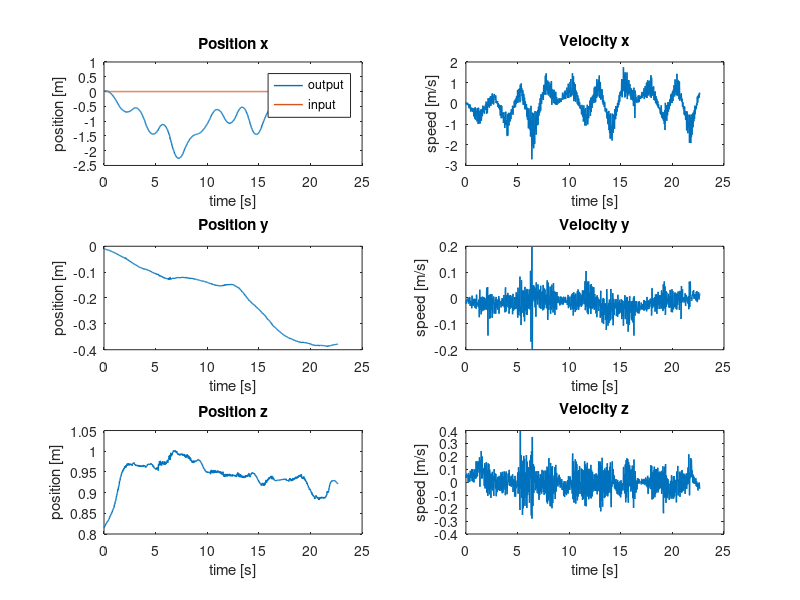
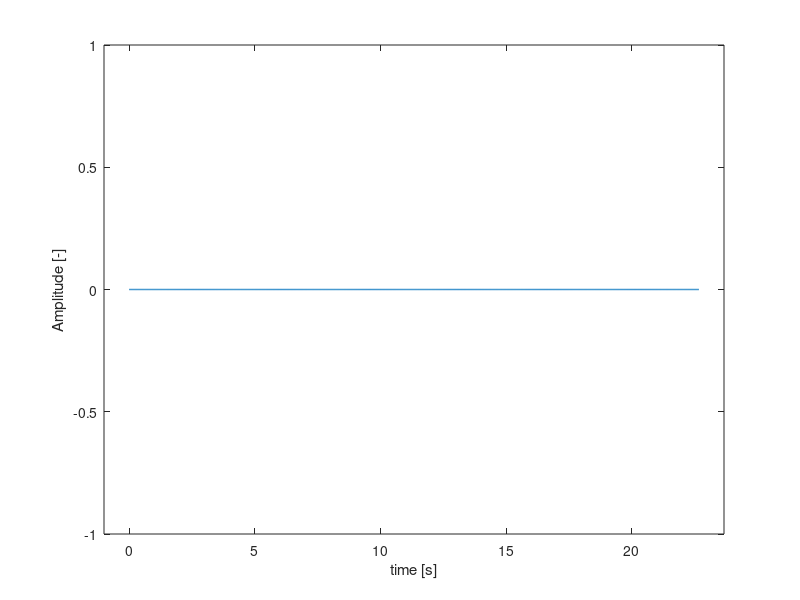
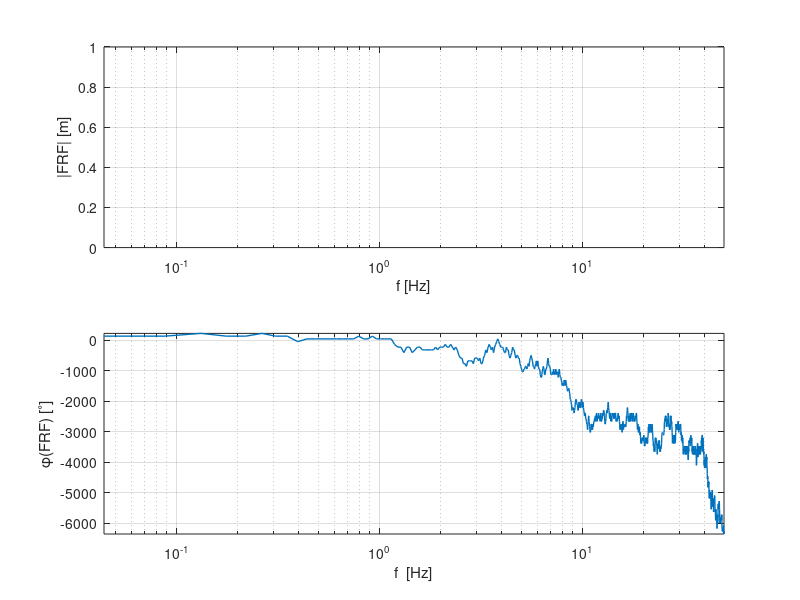
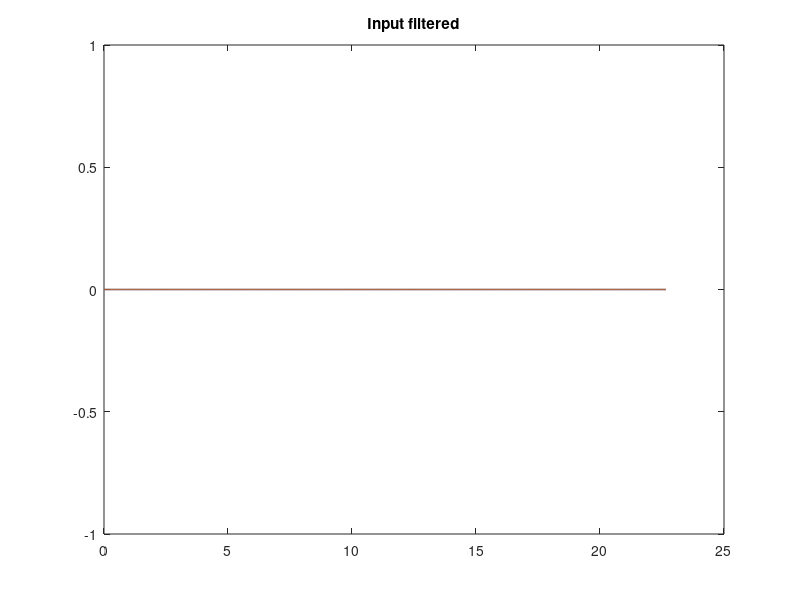

The MATLAB source for these figures, in order: (Note: this script raises an error after producing the figures.)
%%% Parameter estimation %%%
% zie ook 'test.m' !
clear all
close all

%% Load data from .mat-file

load angle_identification_x


%% Extract some signals from the data

set(0, 'DefaultLineLineWidth', 1);


% Cutoff useful data
% first_index = find(input~=0, 1);
input = input(1:end-10)';
output_x = output_x(1:end-10)';
output_y = output_y(1:end-10)';
output_z = output_z(1:end-10)';

dt = 0.02;
time = (0:dt:(length(input)-1)*dt)';

% Differentiation of x-, y-, z-position
% dt = sample time (gradient assumes timestep 1)
velocity_x = gradient(output_x)/dt;
velocity_y = gradient(output_y)/dt;
velocity_z = gradient(output_z)/dt;

% Do some plotting of the measurement data 
figure('Name','Output Measurements')
subplot(321), plot(time, output_x, time, input), title('Position x'), xlabel('time [s]'), ylabel('position [m]'), legend('output','input')
subplot(322), plot(time, velocity_x), title('Velocity x'), xlabel('time [s]'), ylabel('speed [m/s]')

subplot(323), plot(time, output_y), title('Position y'), xlabel('time [s]'), ylabel('position [m]')
subplot(324), plot(time, velocity_y), title('Velocity y'), xlabel('time [s]'), ylabel('speed [m/s]')

subplot(325), plot(time, output_z), title('Position z'), xlabel('time [s]'), ylabel('position [m]')
subplot(326), plot(time, velocity_z), title('Velocity z'), xlabel('time [s]'), ylabel('speed [m/s]')

% Input signal
figure('Name', 'Input signal')
plot(time, input)
xlabel('time [s]')
ylabel('Amplitude [-]')
axis([time(1)-1 time(end)+1 -1 1])


%% Frequency domain
Ts = dt;
fs = 1/dt;
N = length(velocity_x);
t = [0:N-1]'*Ts;
N = numel(input);
f = [0:N-1]'*(fs/N);

input_f = fft(input);
output_x_f = fft(output_x);
output_y_f = fft(output_y);
velocity_x_f = fft(velocity_x);
velocity_y_f = fft(velocity_y);

%indices = (nop+1):nop:(numel(f)/2); % alle 0 waarden er uit halen zodat niet delen door 0?
%f = f(indices);
%input_f = input_f(indices);
%velocity_x_f = velocity_x_f(indices);
%velocity_y_f = velocity_y_f(indices);

FRF = velocity_x_f./input_f;

figure('Name', 'Empirical transfer function freq response'),subplot(2,1,1),semilogx(f, 20*log10(abs(FRF)), 'LineWidth', 1)
axis tight
grid on
xlabel('f [Hz]')
xlim([f(1) f(end)])
ylabel('|FRF| [m]')
subplot(2,1,2),semilogx(f, 180/pi*unwrap(angle(FRF)), 'LineWidth', 1)
grid on
axis tight
xlabel('f  [Hz]')
ylabel('\phi(FRF) [^\circ]')
xlim([f(1) f(end)])


%% Choose a cutoff frequency for Butterworth filtering
f0 = 0.5; % crossover frequency
fc = 5*f0; % cutoff frequency
fcn = fc/(fs/2); % normalized cutoff frequency


%% Filtering of the in- and output data using Butterworth filter
[B, A] = butter(3,fcn); % order must be higher than order of system, 
                             % adjust cut-off frquency to be higher than highest eigenfrequency of the system

% input filtering                           
input_filt = filter(B,A,input);
% output filtering
velocity_x_filt = filter(B,A,velocity_x);
velocity_y_filt = filter(B,A,velocity_y);

figure('Name','filtered input')
plot(t,input,t,input_filt),title('Input filtered')

figure('Name','filtered output measurement')
subplot(211), plot(time, velocity_x, time, velocity_x_filt),title('v_{x,filt}')
subplot(212), plot(time, velocity_y, time, velocity_y_filt),title('v_{y,filt}')

%% Least squares solution for approximation of the parameters in the system
% Without filtering
% 2nd order proper
% y[k] = -a1*y[k-1]-a0*y[k-2]+b2*u[k]+b1*u[k-1]+b0*u[k-2]
y = velocity_x(3:end);
Phi = [-velocity_x(2:end-1), -velocity_x(1:end-2), input(3:end), input(2:end-1), input(1:end-2)];
theta = Phi\y;

B1 = [theta(3), theta(4), theta(5)];
A1 = [1, theta(1) theta(2)];

sys_d1 = tf(B1, A1, Ts);

FRF1 = squeeze(freqresp(sys_d1,2*pi*f));

figure('Name','2nd - no filter - proper: Freq Response'), subplot(211)
semilogx(f, 20*log10(abs(FRF1)))
grid on
xlim([f(1) f(end)])
xlabel('f  [Hz]')
ylabel('|FRF1|  [m]')
subplot(212),semilogx(f, 180/pi*unwrap(angle(FRF1)))
grid on
xlim([f(1) f(end)])
xlabel('f  [Hz]')
ylabel('\phi(FRF1)  [^\circ]')

x1 = lsim(sys_d1,input,t);

figure('Name','2nd - no filter - proper: Simulation')
subplot(211)
hold on
plot(t, velocity_x,'g')
plot(t, x1)
title('2nd - no filter - proper: Simulation vs Measurement')
legend('v_{x,meas}','v_{x,sim}')
xlabel('Time [s]')
ylabel('Displacement [m]')
axis tight
subplot(212)
plot(t,velocity_x - x1)
title('Difference between simulation and measurement')
legend('v_{x,meas}-v_{x,sim}')
xlabel('Time [s]')
ylabel('Displacement [m]')
axis tight

figure('Name','2nd - no filter - proper: Pole Zero Map'),pzmap(sys_d1)


%% With Butterworth filtering of in and output
% 2nd order proper
y2 = velocity_x_filt(3:end);
Phi2 = [-velocity_x_filt(2:end-1), -velocity_x_filt(1:end-2), input_filt(3:end), input_filt(2:end-1), input_filt(1:end-2)];
theta_filt = Phi2\y2;

B2 = [theta_filt(3),theta_filt(4),theta_filt(5)];
A2 = [1, theta_filt(1) theta_filt(2)];

sys_d2 = tf(B2, A2, Ts);

FRF2 = squeeze(freqresp(sys_d2,2*pi*f));

figure('Name','2nd - filtered - proper: Freq Response'),subplot(2,1,1),semilogx(f, 20*log10(abs(FRF2)))
grid on 
xlim([f(1) f(end)])
xlabel('f  [Hz]')
ylabel('|FRF2|  [m]')
axis tight
subplot(2,1,2)
semilogx(f, 180/pi*unwrap(angle(FRF2)))
grid on
xlim([f(1) f(end)])
xlabel('f  [Hz]')
ylabel('\phi(FRF2)  [^\circ]')

x2 = lsim(sys_d2,input,t);

figure('Name','2nd - filtered - proper: Simulation')
subplot(211)
hold on
plot(t, velocity_x,'g')
plot(t, velocity_x_filt)
plot(t,x2)
legend('v_{x,meas}', 'v_{x,filt}', 'v_{x,sim}')
title('2nd - filtered - proper: Simulation vs Measurement')
xlabel('Time [s]')
axis tight
ylabel('Velocity [m/s]')
subplot(212)
plot(t,velocity_x - x2)
title('Difference between simulation and measurement')
legend('v_{x,meas}-v_{x,sim}')
xlabel('Time [s]')
ylabel('Velocity [m/s]')
axis tight

figure('Name','2nd - filtered - proper: Pole Zero Map'),pzmap(sys_d2)


%% With Butterworth filtering of in and output
% 2nd order strictly proper

y3 = velocity_x_filt(3:end);
Phi3 = [-velocity_x_filt(2:end-1), -velocity_x_filt(1:end-2), input_filt(2:end-1), input_filt(1:end-2)];
theta_filt3 = Phi3\y3;

B3 = [theta_filt3(3),theta_filt3(4)];
A3 = [1, theta_filt3(1) theta_filt3(2)];

sys_d3 = tf(B3, A3, Ts);

FRF3 = squeeze(freqresp(sys_d3,2*pi*f));

figure('Name','2nd - filtered - strictly proper: Freq Response'),subplot(2,1,1),semilogx(f, 20*log10(abs(FRF3)))
grid on 
xlim([f(1) f(end)])
xlabel('f  [Hz]')
ylabel('|FRF3|  [m]')
axis tight
subplot(2,1,2)
semilogx(f, 180/pi*unwrap(angle(FRF3)))
grid on
xlim([f(1) f(end)])
xlabel('f  [Hz]')
ylabel('\phi(FRF3)  [^\circ]')

x3 = lsim(sys_d3,input,t);

figure('Name','2nd - filtered - strictly proper: Simulation')
subplot(211)
hold on
plot(t, velocity_x,'g')
plot(t, velocity_x_filt)
plot(t,x2)
legend('v_{x,meas}', 'v_{x,filt}', 'v_{x,sim}')
title('2nd - filtered - strictly proper: Simulation vs Measurement')
xlabel('Time [s]')
axis tight
ylabel('Velocity [m/s]')
subplot(212)
plot(t,velocity_x - x3)
title('Difference between simulation and measurement')
legend('v_{x,meas}-v_{x,sim}')
xlabel('Time [s]')
ylabel('Velocity [m/s]')
axis tight

figure('Name','2nd - filtered - strictly proper: Pole Zero Map')
pzmap(sys_d3)


%% ========================================================================
%                               MINIMUM PHASE
%  ========================================================================
%% With Butterworth filtering of in and output
% 2nd order strictly proper minimum phase

%                        b1
%      HVxJ(z) = -----------------
%                 z^2 + a1*z + a0

x4 = velocity_x_filt(3:end);
Phi4 = [-velocity_x_filt(2:end-1), -velocity_x_filt(1:end-2), input_filt(1:end-2)];
theta_filt4 = Phi4\x4;

B4 = [theta_filt4(3)];
A4 = [1, theta_filt4(1) theta_filt4(2)];

sys_d4 = tf(B4, A4, Ts);

FRF4 = squeeze(freqresp(sys_d4,2*pi*f));

figure('Name','2nd - filtered - strictly proper - Minimum Phase: Freq Response'),subplot(2,1,1),semilogx(f, 20*log10(abs(FRF4)))
grid on 
xlim([f(1) f(end)])
xlabel('f  [Hz]')
ylabel('|FRF4|  [m]')
axis tight
subplot(2,1,2)
semilogx(f, 180/pi*unwrap(angle(FRF4)))
grid on
xlim([f(1) f(end)])
xlabel('f  [Hz]')
ylabel('\phi(FRF4)  [^\circ]')

x4 = lsim(sys_d4,input,t);

figure('Name','2nd - filtered - strictly proper - Minimum Phase: Simulation')
subplot(211)
hold on
plot(t, velocity_x,'g')
plot(t, velocity_x_filt)
plot(t,x4)
legend('v_{x,meas}', 'v_{x,filt}', 'v_{x,sim}')
title('2nd - filtered - strictly proper - Minimum Phase: Simulation vs Measurement')
xlabel('Time [s]')
axis tight
ylabel('Velocity [m/s]')
subplot(212)
plot(t,velocity_x - x4)
title('Difference between simulation and measurement')
legend('v_{x,meas}-v_{x,sim}')
xlabel('Time [s]')
ylabel('Velocity [m/s]')
axis tight

figure('Name','2nd - filtered - strictly proper - Minimum Phase: Pole Zero Map')
pzmap(sys_d4)



%% Comparison
figure('Name','Comparison frequency responses')

bode(sys_d1), grid
hold on
bode(sys_d2)
bode(sys_d3)
bode(sys_d4)
legend('2nd - not filtered - proper', ...
       '2nd - filtered - proper', ...
       '2nd - filtered - strictly proper', ...
       '2nd - filtered - proper - minimum phase')
   
figure('Name', 'Comparison simulation results')
plot(t,[velocity_x_filt x1 x2 x3 x4])
legend('filtered measurement', ...
       '2nd - no filter - proper', ...
       '2nd - filter - proper', ...
       '2nd - filter - strictly proper', ...
       '2nd - filter - strictly proper - minimum phase')
%% Find crossover frequency of best fit
[error, index] = min(abs(20*log10(abs(FRF3(1:end-100)))));
f0 = f(index);

fprintf('f0x: %d \n', f0)


%% =================================
%  Continuous time transfer function
%  =================================

% % 2nd filtered strictly proper
% sys_c3 = d2c(sys_d3);
% sys_3 = c2d(sys_c3, 0.01);

% 2nd filtered strictly proper MINIMUM PHASE
% NOTE: we use 'matched' in order to preserve minimum phase in the
% conversion between discrete and continuous.
sys_c4 = d2c(sys_d4,'matched');
FRFc4 = squeeze(freqresp(sys_c4,2*pi*f));

figure('Name','Continuous - 2nd - filtered - strictly proper - Minimum Phase: Freq Response')
subplot(2,1,1)
semilogx(f, 20*log10(abs(FRFc4)))
grid on 
xlim([f(1) f(end)])
xlabel('f  [Hz]')
ylabel('|FRFc4|  [m]')
axis tight
subplot(2,1,2)
semilogx(f, 180/pi*unwrap(angle(FRFc4)))
grid on
xlim([f(1) f(end)])
xlabel('f  [Hz]')
ylabel('\phi(FRFc4)  [^\circ]')

xc4 = lsim(sys_c4,input,t);

figure('Name','2nd - filtered - strictly proper - Minimum Phase: Simulation')
subplot(211)
hold on
plot(t, velocity_x,'g')
plot(t, velocity_x_filt)
plot(t,xc4)
legend('v_{x,meas}', 'v_{x,filt}', 'v_{x,sim}')
title('2nd - filtered - strictly proper - Minimum Phase: Simulation vs Measurement')
xlabel('Time [s]')
axis tight
ylabel('Velocity [m/s]')
subplot(212)
plot(t,velocity_x - xc4)
title('Difference between simulation and measurement')
legend('v_{x,meas}-v_{x,sim}')
xlabel('Time [s]')
ylabel('Velocity [m/s]')
axis tight

figure('Name','2nd - filtered - strictly proper - Minimum Phase: Pole Zero Map')
pzmap(sys_c4)


%% Discretize to 100Hz 
sys_4 = c2d(sys_c4, 0.01,'matched');

figure('Name','PZmaps for minimum-phase discrete & continuous')
hold on
pzmap(sys_d4)
pzmap(sys_4)
pzmap(sys_c4)
legend('50Hz','100Hz','continuous')


%% Plot 100Hz fit
%  & Integreer deze en kijk of fit op positie goed is.
dt100Hz = .01;
t100Hz = (0:dt100Hz:(length(input)-1)*dt)';

% Differentiator
z = tf('z', dt100Hz);
int_d = z*dt100Hz/(z-1);
sys_x = int_d * sys_4;

% Interpolate input
input100Hz = interp1(t,input,t100Hz);

v_sim = lsim(sys_4m,input100Hz,t100Hz);
x_sim = lsim(sys_x,input100Hz,t100Hz);

figure('Name','Velocity 100Hz model simulation')
plot(t,velocity_x_filt, t100Hz, v_sim)
legend('filtered velocity','simulation')

figure('Name', 'Integrated velocity simulation')
plot(t, output_x, t100Hz, x_sim);
% Conclusie: komt heel goed overeen met fit 3e orde op positie!

%% Minimum phase with matched, but without zero at z=-1
%  Manual 'matched' c2d.

[coeffs_num, coeffs_den] = tfdata(sys_c4);
b0 = coeffs_num{1}(3);
a1 = coeffs_den{1}(2);
a0 = coeffs_den{1}(3);

% continuous poles
P = pole(sys_c4);

kd = b0/a0*(1-exp(P(1)*0.01))*(1-exp(P(2)*0.01));

z = tf('z',0.01);
sys_4m = kd/((1-exp(P(1)*0.01)*z^-1)*(1-exp(P(2)*0.01)*z^-1));

%% Filter 2nd order system to prevent inverse model to rise 40db/dec
figure('Name', 'Empirical VS Fit: Freq response magnitude')
semilogx(f, 20*log10(abs(FRF)), 'LineWidth', 1)
hold on
semilogx(f, 20*log10(abs(FRFc4)))
axis tight
grid on
xlabel('f [Hz]')
xlim([f(1) f(end)])
ylabel('|FRF| [m]')

figure('Name', 'Empirical VS Fit: Freq response phase')
semilogx(f, 180/pi*unwrap(angle(FRF)), 'LineWidth', 1)
hold on
semilogx(f, 180/pi*unwrap(angle(FRFc4)), 'LineWidth', 1)
grid on
axis tight
xlabel('f  [Hz]')
ylabel('\phi(FRF) [^\circ]')
xlim([f(1) f(end)])

% Difference
FRF_diff = (FRF-FRFc4)./FRFc4;

figure('Name','Empirical VS Continuous Fit: Difference in Freq Response')
subplot(2,1,1)
semilogx(f, 20*log10(abs(FRF_diff)))
grid on 
xlim([f(1) f(end)])
xlabel('f  [Hz]')
ylabel('|FRF_{diff}|  [m]')
axis tight
subplot(2,1,2)
semilogx(f, 180/pi*unwrap(angle(FRF_diff)))
grid on
xlim([f(1) f(end)])
xlabel('f  [Hz]')
ylabel('\phi(FRF_diff)  [^\circ]')

%%
Fs = 100;
Fc = 1;
Fcn = Fc/(Fs/2);
[Bpre, Apre] = butter(2, Fcn);
freqz(Bpre,Apre)

filt = tf(Bpre,Apre);
FRFfilt = squeeze(freqresp(filt,2*pi*f));
FRFfilt(1)


%% Simulate filtered system
v_LPFsim = lsim(sys_dLPF, input100Hz,t100Hz);
figure
plot(v_LPFsim)
